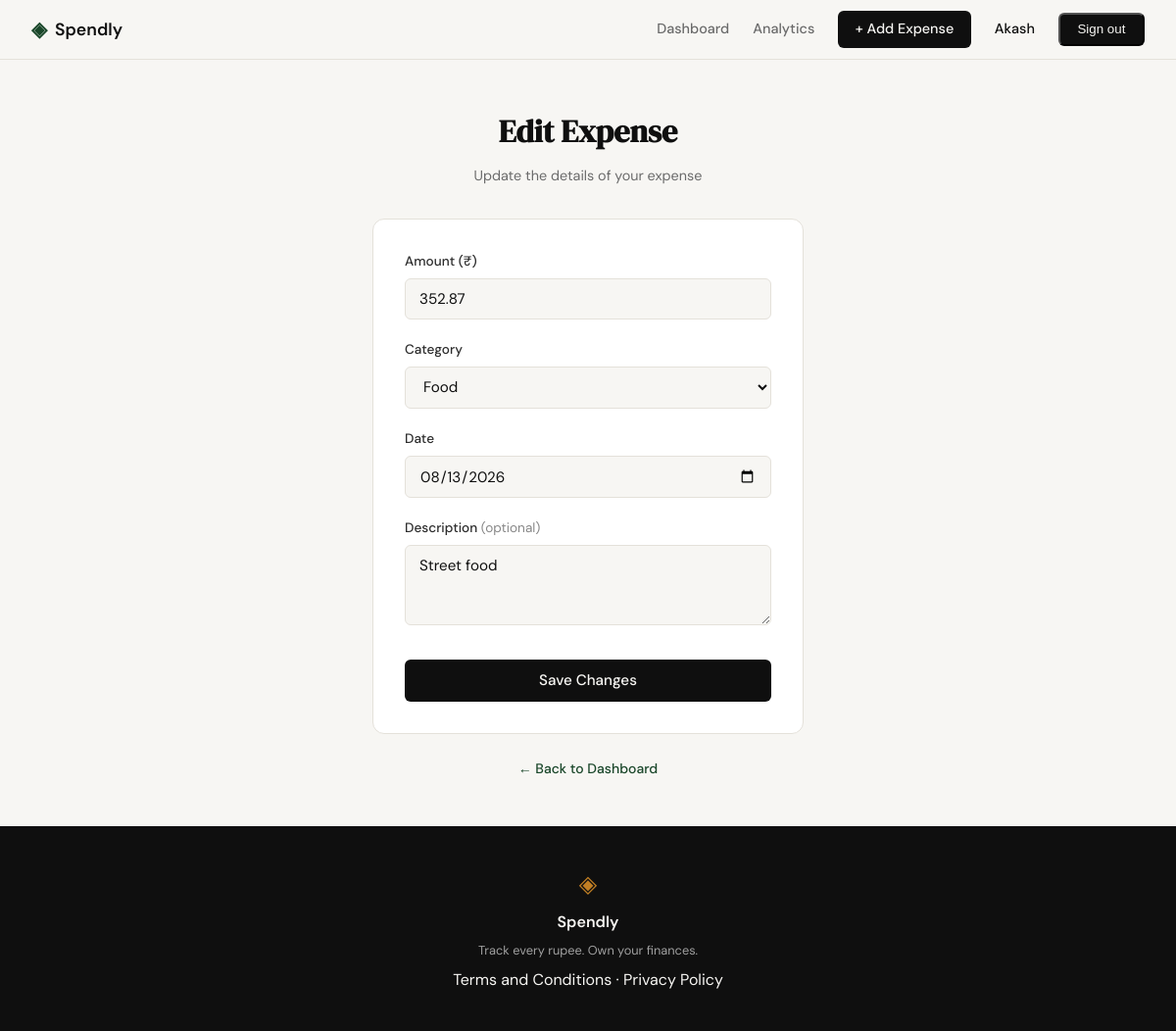
Screenshot of /expenses/14/edit (signed in) with the database file from the repository.
### tables this page shows
CREATE TABLE expenses (
            id INTEGER PRIMARY KEY AUTOINCREMENT,
            user_id INTEGER NOT NULL,
            amount REAL NOT NULL,
            category TEXT NOT NULL,
            date TEXT NOT NULL,
            description TEXT,
            created_at TEXT DEFAULT (datetime('now')),
            FOREIGN KEY (user_id) REFERENCES users(id)
        );

### app.py (the view, shortened to what this page needs)
@app.route("/expenses/<int:id>/edit", methods=["GET", "POST"])
def edit_expense(id):
    if not session.get("user_id"):
        return redirect(url_for("login"))
    expense = get_expense_by_id(id, session["user_id"])
    if expense is None:
        abort(404)
    categories = [
        "Food",
        "Transport",
        "Bills",
        "Health",
        "Entertainment",
        "Shopping",
        "Other",
    ]
    if request.method == "GET":
        return render_template(
            "edit_expense.html", expense=expense, categories=categories
        )

### database/db.py (called while the page is built)
def get_db():
    conn = sqlite3.connect(DB_PATH)
    conn.row_factory = sqlite3.Row
    conn.execute("PRAGMA foreign_keys = ON")
    return conn

### database/queries.py (called while the page is built)
def get_expense_by_id(expense_id, user_id):
    conn = get_db()
    row = conn.execute(
        "SELECT * FROM expenses WHERE id = ? AND user_id = ?", (expense_id, user_id)
    ).fetchone()
    conn.close()
    return row

### templates/edit_expense.html (shortened to what this page needs)
{% extends "base.html" %}
{% block content %}
<section class="auth-section">
    <div class="auth-container">
        <div class="auth-header">
            <h1 class="auth-title">Edit Expense</h1>
            <p class="auth-subtitle">Update the details of your expense</p>
        </div>
        <div class="auth-card">
            <form method="post" action="/expenses/{{ expense.id }}/edit">
                <div class="form-group">
                    <label for="amount">Amount (₹)</label>
                    <input type="number" id="amount" name="amount"
                           class="form-input" placeholder="0.00"
                           step="0.01" min="0.01"
                           value="{{ form_amount if form_amount is defined else expense.amount }}"
                           required autofocus>
                </div>
                <div class="form-group">
                    <label for="category">Category</label>
                    <select id="category" name="category" class="form-input" required>
                        {% set selected_cat = form_category if form_category is defined else expense.category %}
                        {% for cat in categories %}
                        <option value="{{ cat }}" {% if selected_cat == cat %}selected{% endif %}>{{ cat }}</option>
                        {% endfor %}
                    </select>
                </div>
                <div class="form-group">
                    <label for="date">Date</label>
                    <input type="date" id="date" name="date"
                           class="form-input"
                           value="{{ form_date if form_date is defined else expense.date }}"
                           required>
                </div>
                <div class="form-group">
                    <label for="description">Description <span style="font-weight:400;color:#888;">(optional)</span></label>
                    <textarea id="description" name="description"
                              class="form-input" placeholder="What was this expense for?"
                              rows="3">{{ form_description if form_description is defined else (expense.description or '') }}</textarea>
                </div>
                <button type="submit" class="btn-submit">Save Changes</button>
            </form>
        </div>
        <p class="auth-switch">
            <a href="{{ url_for('profile') }}">← Back to Dashboard</a>
        </p>
    </div>
</section>
{% endblock %}

### static/css/style.css (style rules this page uses)
:root { --ink: #0f0f0f; --ink-soft: #2d2d2d; --ink-muted: #6b6b6b; --ink-faint: #a0a0a0; --paper: #f7f6f3; --paper-warm: #f0ede6; --paper-card: #ffffff; --accent: #1a472a; --accent-light: #e8f0eb; --accent-2: #c17f24; --accent-2-light: #fdf3e3; --danger: #c0392b; --danger-light: #fdecea; --border: #e4e1da; --border-soft: #eeebe4; --font-display: 'DM Serif Display', Georgia, serif; --font-body: 'DM Sans', system-ui, sans-serif; --max-width: 1200px; --auth-width: 440px; --radius-sm: 6px; --radius-md: 12px; --radius-lg: 20px; }
*, *::before, *::after { box-sizing: border-box; margin: 0; padding: 0; }
html { font-size: 16px; scroll-behavior: smooth; }
body { background: var(--paper); color: var(--ink); font-family: var(--font-body); font-size: 1rem; line-height: 1.6; -webkit-font-smoothing: antialiased; }
a { color: inherit; text-decoration: none; }
.auth-section { min-height: calc(100vh - 60px - 100px); display: flex; align-items: center; justify-content: center; padding: 3rem 2rem; }
.auth-container { width: 100%; max-width: var(--auth-width); }
.auth-header { text-align: center; margin-bottom: 2rem; }
.auth-title { font-family: var(--font-display); font-size: 2rem; color: var(--ink); margin-bottom: 0.5rem; }
.auth-subtitle { font-size: 0.9rem; color: var(--ink-muted); }
.auth-card { background: var(--paper-card); border: 1px solid var(--border); border-radius: var(--radius-md); padding: 2rem; margin-bottom: 1.5rem; }
.form-group { margin-bottom: 1.25rem; }
.form-group label { display: block; font-size: 0.85rem; font-weight: 500; color: var(--ink-soft); margin-bottom: 0.4rem; }
.form-input { width: 100%; padding: 0.6rem 0.875rem; border: 1px solid var(--border); border-radius: var(--radius-sm); font-family: var(--font-body); font-size: 0.95rem; color: var(--ink); background: var(--paper); outline: none; transition: border-color 0.2s; }
.form-input::placeholder { color: var(--ink-faint); }
.btn-submit { width: 100%; padding: 0.7rem; background: var(--ink); color: var(--paper); border: none; border-radius: var(--radius-sm); font-family: var(--font-body); font-size: 0.95rem; font-weight: 500; cursor: pointer; transition: background 0.2s; margin-top: 0.5rem; }
.auth-switch { text-align: center; font-size: 0.875rem; color: var(--ink-muted); }
.auth-switch a { color: var(--accent); font-weight: 500; }

### rows the page displays
expenses: amount "352.87", category "Food", date "08/13/2026", description "Street food"

### other values shown
{{ session.get('user_name') }} "Akash"
